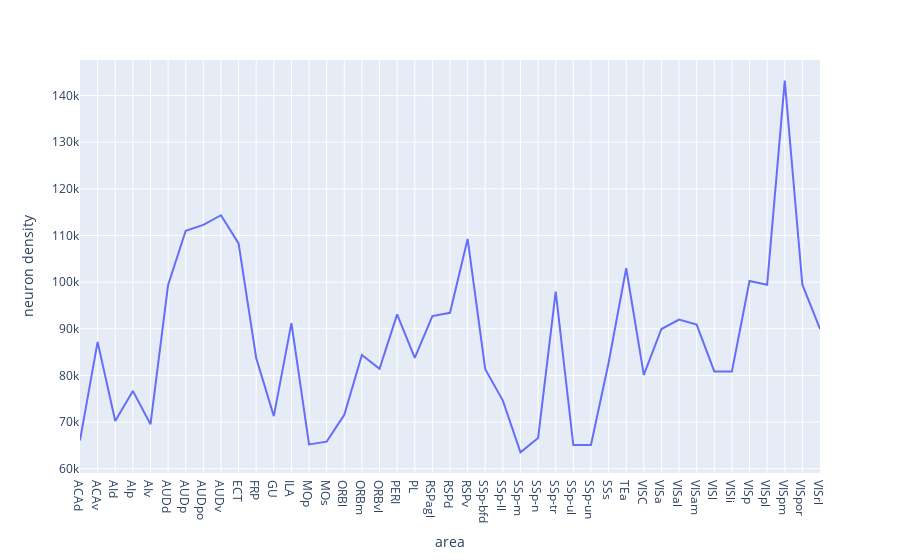
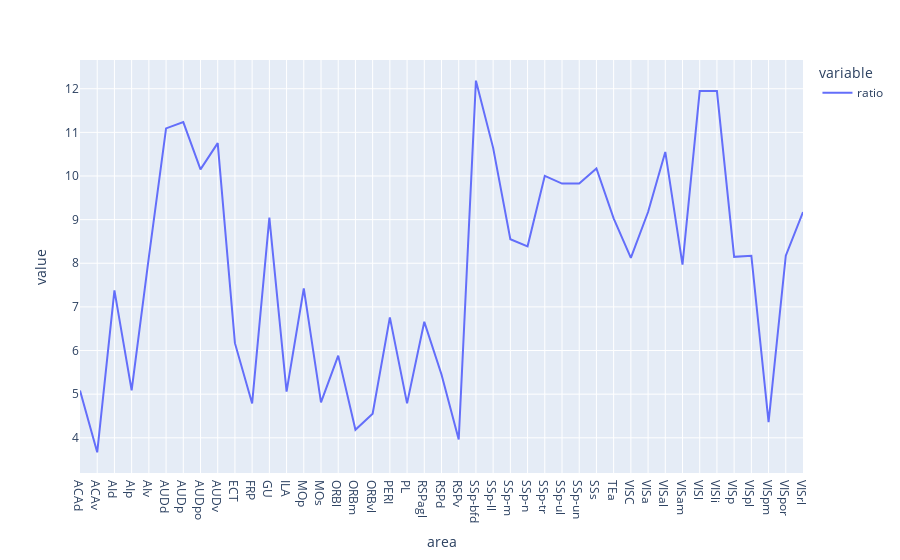

Write notebook code for charts like these, in order.
### Code cell
fig = px.line(densityMarkram_df, 'area', 'neuron density')
fig.show()
fig.write_image("figure/loadDataProcessing/neuronDensity.svg", width=1000, height=350, scale=1)

densityMarkram_df['ratio'] = densityMarkram_df['excitatory neuron density'] / densityMarkram_df['inhibitory neuron density']
fig = px.line(densityMarkram_df, 'area', ['ratio'])
fig.show()

### Figure 1 — Plotly figure (JSON) as saved in the notebook; plotly's stock layout.template omitted (floating-point values rounded to 4 significant figures)
{"data": [{"hovertemplate": "area=%{x}<br>neuron density=%{y}<extra></extra>", "legendgroup": "", "line": {"color": "#636efa", "dash": "solid"}, "marker": {"symbol": "circle"}, "mode": "lines", "name": "", "orientation": "v", "showlegend": false, "type": "scatter", "x": ["ACAd", "ACAv", "AId", "AIp", "AIv", "AUDd", "AUDp", "AUDpo", "AUDv", "ECT", "FRP", "GU", "ILA", "MOp", "MOs", "ORBl", "ORBm", "ORBvl", "PERI", "PL", "RSPagl", "RSPd", "RSPv", "SSp-bfd", "SSp-ll", "SSp-m", "SSp-n", "SSp-tr", "SSp-ul", "SSp-un", "SSs", "TEa", "VISC", "VISa", "VISal", "VISam", "VISl", "VISli", "VISp", "VISpl", "VISpm", "VISpor", "VISrl"], "xaxis": "x", "y": [66060.0, 87180.0, 70220.0, 76680.0, 69510.0, 99420.0, 111000.0, 112300.0, 114400.0, 108300.0, 83740.0, 71260.0, 91200.0, 65190.0, 65790.0, 71570.0, 84380.0, 81390.0, 93090.0, 83740.0, 92710.0, 93420.0, 109300.0, 81340.0, 74600.0, 63500.0, 66580.0, 97980.0, 65070.0, 65070.0, 82650.0, 103000.0, 80120.0, 89950.0, 91970.0, 90880.0, 80850.0, 80850.0, 100200.0, 99440.0, 143200.0, 99440.0, 89950.0], "yaxis": "y"}], "layout": {"legend": {"tracegroupgap": 0}, "margin": {"t": 60}, "xaxis": {"anchor": "y", "domain": [0, 1], "title": {"text": "area"}}, "yaxis": {"anchor": "x", "domain": [0, 1], "title": {"text": "neuron density"}}}}

### Figure 2 — Plotly figure (JSON) as saved in the notebook; plotly's stock layout.template omitted (floating-point values rounded to 4 significant figures)
{"data": [{"hovertemplate": "variable=ratio<br>area=%{x}<br>value=%{y}<extra></extra>", "legendgroup": "ratio", "line": {"color": "#636efa", "dash": "solid"}, "marker": {"symbol": "circle"}, "mode": "lines", "name": "ratio", "orientation": "v", "showlegend": true, "type": "scatter", "x": ["ACAd", "ACAv", "AId", "AIp", "AIv", "AUDd", "AUDp", "AUDpo", "AUDv", "ECT", "FRP", "GU", "ILA", "MOp", "MOs", "ORBl", "ORBm", "ORBvl", "PERI", "PL", "RSPagl", "RSPd", "RSPv", "SSp-bfd", "SSp-ll", "SSp-m", "SSp-n", "SSp-tr", "SSp-ul", "SSp-un", "SSs", "TEa", "VISC", "VISa", "VISal", "VISam", "VISl", "VISli", "VISp", "VISpl", "VISpm", "VISpor", "VISrl"], "xaxis": "x", "y": [5.085, 3.666, 7.38, 5.087, 8.141, 11.09, 11.24, 10.15, 10.75, 6.168, 4.788, 9.048, 5.058, 7.422, 4.811, 5.883, 4.184, 4.552, 6.759, 4.788, 6.658, 5.45, 3.961, 12.19, 10.64, 8.551, 8.387, 10.0, 9.825, 9.825, 10.17, 9.029, 8.124, 9.174, 10.55, 7.967, 11.95, 11.95, 8.148, 8.173, 4.357, 8.173, 9.174], "yaxis": "y"}], "layout": {"legend": {"title": {"text": "variable"}, "tracegroupgap": 0}, "margin": {"t": 60}, "xaxis": {"anchor": "y", "domain": [0, 1], "title": {"text": "area"}}, "yaxis": {"anchor": "x", "domain": [0, 1], "title": {"text": "value"}}}}
